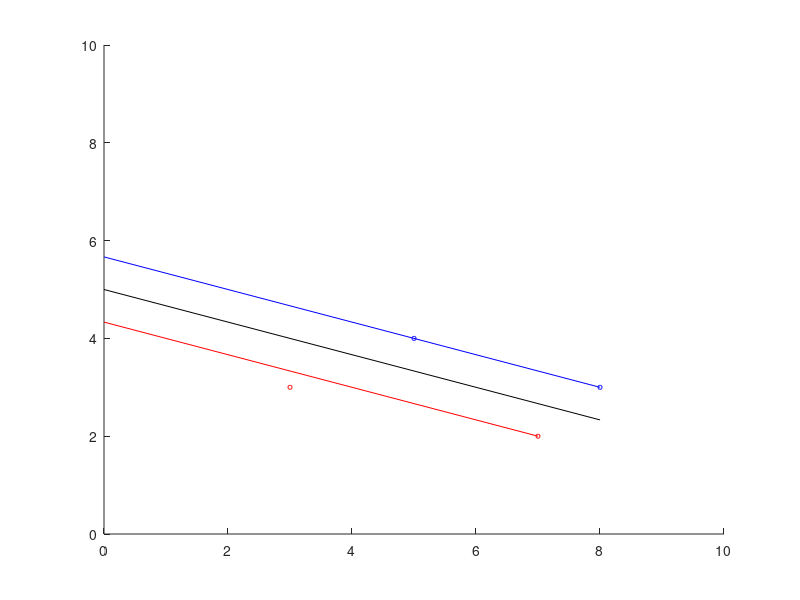

Write the MATLAB code that produced this figure.
function q1b
	x1 = [5;4];
	x2 = [8;3];

	x3 = [7;2];
	x4 = [3;3];

	[w, b] = solve (x1, x2);
	dist1 = distance (x3, w, b);
	dist2 = distance (x4, w, b);

	printf ("Line through x1 & x2: w = [%.2f, %.2f], b = %.2f\n", w(1), w(2), b);
	printf ("Distance of x3 (%d, %d) = %.2f\n", x3(1), x3(2), dist1);
	printf ("Distance of x4 (%d, %d) = %.2f\n", x4(1), x4(2), dist2);
	printf ("Margin = %.2f\n", min (dist1, dist2));

	y1 = -b / w(2);
	b2 = -1 * (w * x3);
	y2 = -b2 / w(2);

	y3 = y2 + (y1 - y2) / 2;
	b3 = -1 * (w * [0; y3]);

	x0 = 8;
	y0 = -1 * (w(1) * x0 + b3) / w(2);

	printf ("w = [%.2f, %.2f]. b = %.2f\n", w(1), w(2), b3);

	printf ("-------------------\n");

	figure; hold on;
	axis ([0,10,0,10]);

	plot ([0, x2(1)], [y1, x2(2)], "b-");
	plot ([0, x3(1)], [y2, x3(2)], "r-");
	plot ([0, x0], [y3, y0], "k-", 'MarkerSize', 4);

	plot (x1(1), x1(2), "bo", 'MarkerSize', 3);
	plot (x2(1), x2(2), "bo", 'MarkerSize', 3);

	plot (x3(1), x3(2), "ro", 'MarkerSize', 3);
	plot (x4(1), x4(2), "ro", 'MarkerSize', 3);

	[w, b] = solve (x3, x4);
	dist1 = distance (x1, w, b);
   	dist2 = distance (x2, w, b);

	printf ("Line through x3 & x4: w = [%.2f, %.2f], b = %.2f\n", w(1), w(2), b);
	printf ("Distance of x1 (%d, %d) = %.2f\n", x1(1), x1(2), dist1);
	printf ("Distance of x2 (%d, %d) = %.2f\n", x2(1), x2(2), dist2);
	printf ("Margin = %.2f\n", min (dist1, dist2));
end;

function [w, b] = solve (x1, x2)
	w = zeros (1,2);
	w(2) = 1 /((x2(2) - x1(2)) / (x1(1) - x2(1)) + 1);
	w(1) = 1 - w(2);
	b = -1 * w*x1;
end;

function dist = distance (p, w, b)
	dist = abs ((w * p + b) / sqrt (w(1)^2 + w(2)^2));
%	dist = abs ((w * p + b) / sqrt (w * w'));
end;
